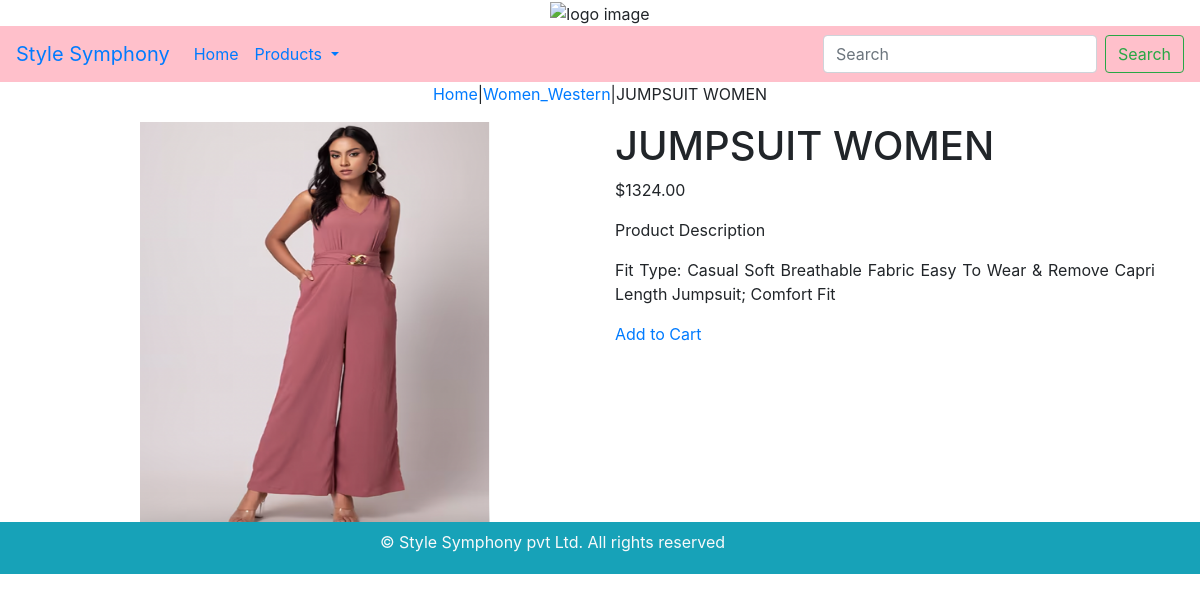
/western/jumpsuit/, run on the app's committed database.
### shop/models.py (models this page shows, shortened)
class Product(models.Model):
    name=models.CharField(max_length=250 ,unique=True)
    slug=models.SlugField(max_length=250, unique=True)
    description=models.TextField(blank=True)
    price=models.DecimalField(max_digits=10, decimal_places=2)
    image=models.ImageField(upload_to='Product', blank=True)
    category=models.ForeignKey(Category, on_delete=models.CASCADE)
    stock=models.IntegerField()
    available=models.BooleanField(default=True)
    created_at=models.DateTimeField(auto_now_add=True)
    class Meta:
        ordering=('name',)
        verbose_name='product'
        verbose_name_plural='products'

class  Category(models.Model):
    name = models.CharField(max_length=250, unique=True)
    slug = models.SlugField(max_length=250, unique=True)
    description = models.TextField(blank=True)
    image = models.ImageField(upload_to='category', blank=True)
    class Meta:
        ordering =('name',)
        verbose_name='category'
        verbose_name_plural='categories'
    def get_url(self):
        return reverse('product_by_category', args=[self.slug])
    def __str__(self):
        return '{}'.format(self.name)

### shop/views.py (the view)
# urls.py: path('<slug:slug_c>/<slug_p>/' ,views.prod_det, name='product_catdetail'),
def prod_det(request, slug_c, slug_p):
    try:
        product=Product.objects.get(category__slug=slug_c, slug=slug_p)
    except Exception as e:
        raise e
    return render(request, 'product.html', {'product':product})

### shop/context_processors.py (called while the page is built)
def my_links(request):
    links=Category.objects.all()
    return dict(links=links)

### templates/product.html (shortened to what this page needs)
{% extends 'base.html' %}
{% load static %}
{%block content %}
<div class="row">
    <div class="mx-auto">
        <p><a href="{%url 'allproducts' %}">Home</a>|<a href="{{product.category.get_url}}">{{product.category}}</a>|{{product.name}}</p>
    </div>
</div>
<div class="container">
    <div class="row">
        <div class="col-12 col-sm-12 col-md-12 col-lg-6 text-center">
            <div style="min-min-width-18rem">
                <img src="{{product.image.url}}" alt="{{product.name}}" style="height:400px;width:350px">
            </div>
        </div>
        <div class="col-sm-12 col-md-12 col-lg-6">
          <div>
              <h1>{{product.name}}</h1>
              <p>${{product.price}}</p>
              <p>Product Description</p>
              <p class="text-justify">{{product.description}}</p>
              {% if product.stock <= 0 %}
                <p class="text-justify"><b>out of stock</b></p>
              {% else %}
                <a href="{% url 'add_to_cart' product_id=product.id %}">Add to Cart</a>
              {% endif %}
              <br>
              <br>
          </div>
        </div>
    </div>
</div>
{% endblock %}

### data on the page
Product: category "Women_Western", name "JUMPSUIT WOMEN", image (picture), price "1324.00", description "Fit Type: Casual Soft Breathable Fabric Easy To Wear & Remove Capri Length Jumpsuit; Comfort Fit"
